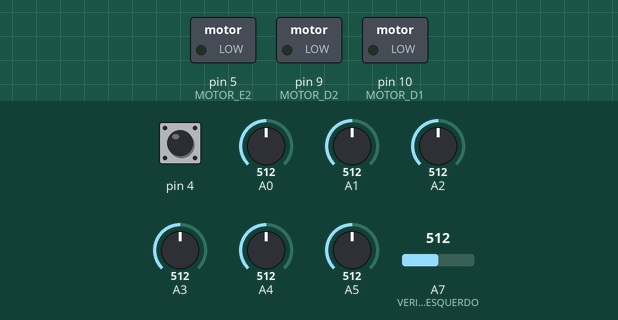
This sketch was run on a simulated Arduino Nano, built with avr-gcc and run on an emulated ATmega328P. Shown: switched loads named in the sketch (green lamp = pin HIGH). Inputs (shaded band) come from the test bench; at power-on: pin 4 HIGH, A0 = 512, A7 (VERIFICADOR_ESQUERDO) = 512, A1 = 512, A2 = 512, A3 = 512, A4 = 512, A5 = 512.

Above: at 1.3 s.
1.4 s: pin 4 pulled LOW for 1 s
At 2.3 s:
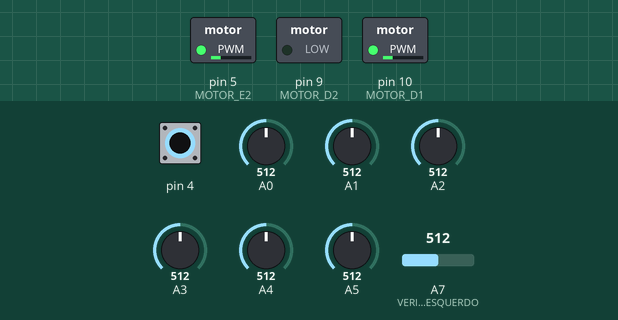
3.9 s: A0 set to 55
5.4 s: A0 set to 46
At 5.9 s:
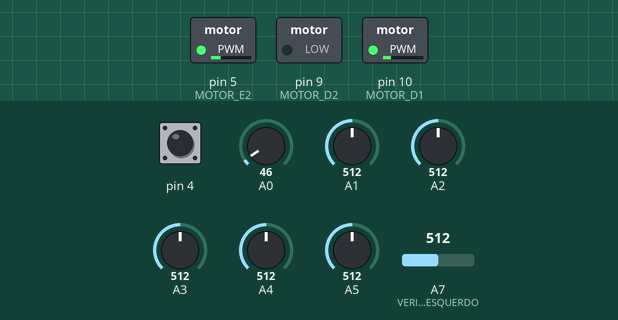
Timing chart, 0 to 6.1 s (numbered marks = the images above; inputs shaded):
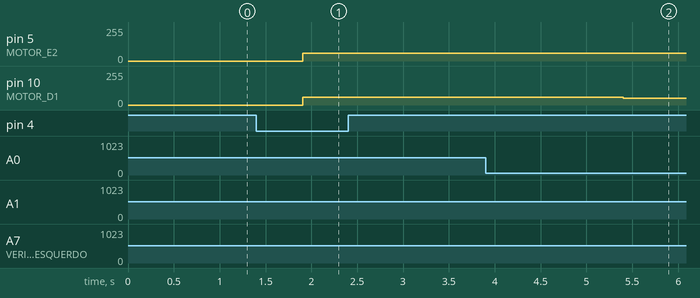

Measured:
- after the input at 1.4 s, pin 5 (MOTOR_E2), pin 10 (MOTOR_D1): 0/255 → 60/255 after 0.51 s
- after the input at 5.4 s, pin 10 (MOTOR_D1): 60/255 → 50/255 at once

The sketch:

seguidor06_06.ino
```cpp
/*
  Obs: portas dos verificadores: direita (digital 12)
                                 esquerda (analogica A7)
*/
#include <QTRSensors.h>
/* São aproximadamente 10 us para realizar uma única conversão analog - digital. Então, se
  NUM_SAMPLES_PER_SENSOR é de 4 e NUM_SENSORES é 6, demorará 4 * 6 * 100 us = ~2.5ms para fazer
  uma leitura completa. Aumentar esse parâmetro aumenta a quantidade de leitura ao custo de
  tempo de processamento.*//* São aproximadamente 10 us para realizar uma única conversão analog - digital. Então, se
  NUM_SAMPLES_PER_SENSOR é de 4 e NUM_SENSORES é 6, demorará 4 * 6 * 100 us = ~2.5ms para fazer
  uma leitura completa. Aumentar esse parâmetro aumenta a quantidade de leitura ao custo de
  tempo de processamento.*/
#define TAMANHO_FILA              19
#define NUM_SAMPLES_PER_SENSOR    4
#define MOTOR_E1                  6
#define MOTOR_E2                  5
#define MOTOR_D1                  10
#define MOTOR_D2                  9
#define DEBUG                     0
#define EMITTER_PIN               2
#define NUM_SENSORES              6
#define VBASE_CALIB               70
#define VBASE_CURVA               50
#define VBASE_RETA                60
#define VELOCIDADE_MAXIMA         200
#define VELOCIDADE_MINIMA         50
#define VERIFICADOR_ESQUERDO      A7
#define KP_CURVA                  10
#define KP_RETA                   30
#define BOTAO                     13
#define TEMPO_FINAL               15000
#define TEMPO_CALIB               2000
#define T1                        500
#define TEMPO_PARADA_C            50

unsigned short binSensors[NUM_SENSORES];
unsigned int sensorValues[NUM_SENSORES];
unsigned int position = 0;
unsigned int verificadorValue = 0;
unsigned int contadorLinhas = 0;
char VETOR_FILA[TAMANHO_FILA] = {'F','I','X','X','F','T', 'I', 'F', 'I', 'X', 'X','F', 'T', 'I', 'X', 'X', 'F', 'I', 'F'};
int POSICAO_MEDIA   =     ((NUM_SENSORES - 1) * 1000) / 2;
int DISTANCIA_MEDIA =     ((NUM_SENSORES - 1) * 10) / 2;
int parada                       = 0;
int base                         = 0;
int botao                        = 0;
int t0                           = 0;
int contador                     = 0;
float  velocidadeMotorDireito    = 0;
float  velocidadeMotorEsquerdo   = 0;
float deltaTime                  = 0;
float kp                         = KP_RETA;
float kd                         = 0;
float ki                         = 0;
float correcao                   = 0;
float erro                       = 0;
float erroAnterior               = 0;
float somatorioDeErro            = 0;
boolean flagVerificador          = false;
boolean estadoBotao              = false;
boolean flagCruzamento           = false;
boolean flag_curva               = false;
boolean flag_reta                = false;
/* QTRSensorsAnalog qtra(unsigned char* pins, unsigned char numSensors,
   unsigned int timeout, unsigned char emitterPin);*/
QTRSensorsAnalog sensores((unsigned char[]) {
  5, 4, 3, 2, 1, 0
}, NUM_SENSORES, NUM_SAMPLES_PER_SENSOR, EMITTER_PIN);

void setup() {
  if (DEBUG)
    Serial.begin(9600);
  pinMode(4, INPUT_PULLUP);
  delay(500);

  //calibraAutomatico();
  calibraManual();

  /*delay(500);
    for (int i = 0; i < 300; i++) {
    sensores.calibrate(QTR_EMITTERS_ON);
    }
    delay(1000);
    /* Faz a análise dos valores máximos e mínimos de todos
     os sensores. */
  if (DEBUG) {
    Serial.begin(9600);
    for (int i = 0; i < NUM_SENSORES; i++) {
      Serial.print(sensores.calibratedMinimumOn[i]);
      Serial.print('\t ');
    }
    Serial.println();
    for (int i = 0; i < NUM_SENSORES; i++) {
      Serial.print(sensores.calibratedMaximumOn[i]);
      Serial.print(' ');
    }
    delay(1000);
  }
}

void loop() {
char primeiraPosicao = leituraVetor();
seguirLinha(primeiraPosicao);
  if (DEBUG) {
    for (int i = 0; i < NUM_SENSORES; i++) {
      Serial.print(binSensors[i]);
      Serial.print('\t');
    }
    Serial.print("Botão: ");
    Serial.print(botao);
    Serial.print(" |erro: ");
    Serial.print(erro);
    Serial.print(" |Sensores na Linha: ");
    Serial.print(contadorLinhas);
    Serial.print(" |esquerdo: ");
    Serial.print(velocidadeMotorEsquerdo);
    Serial.print(" |direito: ");
    Serial.print(velocidadeMotorDireito);
    Serial.print(" |Cruzamento: ");
    Serial.print(flagCruzamento);
    Serial.print(" TIPO:  ");
    //    if (flagVerificador)
    Serial.println(primeiraPosicao);
    //    if (!flagVerificador)
    //      Serial.println("RETA");
  }
}

char leituraVetor(){
  char fila;
  verificaMarcacao();
  fila = VETOR_FILA[contador];

  return fila;
}

void parada_calibracao(unsigned long tempo)
{
  motorDireito(0);
  motorEsquerdo(0);
  delay(tempo);
}

void paradinha(unsigned long tempo)
{
  for (int i = 60; i > 0; i - 5) {
    motorDireito(i);
    motorEsquerdo(i);
    delay(20);
  }
}
void calibraManual() {
  estadoBotao = false;
  if (DEBUG)
    Serial.print("Calibrando...");
  do {
    sensores.calibrate(QTR_EMITTERS_ON);
    botao = digitalRead(4);
    Serial.println(estadoBotao);
    if (botao == 0){
      estadoBotao = true;
      break;
    }
  } while (!estadoBotao);
  delay(500);
  if(DEBUG)
    Serial.println(estadoBotao);
  estadoBotao = false;

  do {
    botao = digitalRead(4);
    if (botao == 0)
      estadoBotao = true;
  } while (!estadoBotao);
}

//Calibra girando um motor;
void calibraAutomatico() {
  int cont = 0;
  if (!DEBUG)
    motorDireito(VBASE_CALIB);
  do {
    sensores.calibrate(QTR_EMITTERS_ON);
    if (analogRead(A3) < 500 && analogRead(A2) < 500) {
      cont++;
      delay(500);
    }
  } while (cont < 3);
  parada_calibracao(300);
}

void seguirLinha(char fila) {
  if(fila == 'F'){
    controleReta();
  }
  else if(fila == 'I'){
    controleCurva();
  }
  else if(fila == 'X'){
    controleCurva();
  }
  else if(fila == 'T') {
    controleReta();
  }

  /*verificaCruzamento();
  //verificaCurva();
  iniciaCorrecao();
  if (erro <= 1.5 || erro >= -1.5) {
    controleReta();
  }
  else if (erro > 1.5 || erro < -1.5) {
    controleCurva();
  }
  */
}

void controleCurva() {
  flag_curva = true;
  flag_reta = false;
  int base = VBASE_CURVA;
  correcao = iniciaCorrecao();
  if (correcao == 0) {
    velocidadeMotorEsquerdo = base;
    velocidadeMotorDireito = base;
    if (!DEBUG) {
      motorEsquerdo(velocidadeMotorEsquerdo);
      motorDireito(velocidadeMotorDireito);
    }
  }
  else if (correcao < 0) {
    velocidadeMotorEsquerdo = abs(correcao - base);
    velocidadeMotorDireito = -abs(correcao - base) + correcao;
    if (velocidadeMotorEsquerdo > VELOCIDADE_MAXIMA)
      velocidadeMotorEsquerdo = VELOCIDADE_MAXIMA;
    if (velocidadeMotorDireito > -VELOCIDADE_MINIMA)
      velocidadeMotorDireito = -VELOCIDADE_MINIMA;
    if (velocidadeMotorDireito < -VELOCIDADE_MAXIMA)
      velocidadeMotorDireito = -VELOCIDADE_MAXIMA;
    if (!DEBUG)
      motorEsquerdo(velocidadeMotorEsquerdo);
    motorDireito(velocidadeMotorDireito);
  }
  else if (correcao > 0) {
    velocidadeMotorDireito = abs(correcao + base);
    velocidadeMotorEsquerdo = -abs(correcao + base) - correcao;
    if (velocidadeMotorDireito > VELOCIDADE_MAXIMA)
      velocidadeMotorDireito = VELOCIDADE_MAXIMA;
    if (velocidadeMotorEsquerdo > -VELOCIDADE_MINIMA)
      velocidadeMotorEsquerdo = -VELOCIDADE_MINIMA;
    if (velocidadeMotorEsquerdo < -VELOCIDADE_MAXIMA)
      velocidadeMotorEsquerdo = -VELOCIDADE_MAXIMA;
    if (!DEBUG)
      motorDireito(velocidadeMotorDireito);
    motorEsquerdo(velocidadeMotorEsquerdo);
  }
}
void controleReta() {
  base = VBASE_RETA;
  flag_reta = true;
  flag_curva = false;
  correcao = iniciaCorrecao();
  if (correcao == 0) {
    velocidadeMotorEsquerdo = base;
    velocidadeMotorDireito = base;
    if (!DEBUG) {
      motorEsquerdo(velocidadeMotorEsquerdo);
      motorDireito(velocidadeMotorDireito);
    }
  }
  else if (correcao < 0) {
    for (int i = 0; i > correcao; i--) {
      velocidadeMotorEsquerdo = abs(i - base);
      velocidadeMotorDireito = abs((i / 2) + base);
      if (velocidadeMotorEsquerdo > VELOCIDADE_MAXIMA)
        velocidadeMotorEsquerdo = VELOCIDADE_MAXIMA;
      if (velocidadeMotorDireito < VELOCIDADE_MINIMA)
        velocidadeMotorDireito = VELOCIDADE_MINIMA;
      if (!DEBUG) {
        motorEsquerdo(velocidadeMotorEsquerdo);
        motorDireito(velocidadeMotorDireito);
      }
    }
  }
  else if (correcao > 0) {
    for (int i = 0; i < correcao; i++) {
      velocidadeMotorDireito = abs(correcao + base);
      velocidadeMotorEsquerdo = abs((correcao / 2) - base);
      if (velocidadeMotorDireito > VELOCIDADE_MAXIMA)
        velocidadeMotorDireito = VELOCIDADE_MAXIMA;
      if (velocidadeMotorEsquerdo < VELOCIDADE_MINIMA)
        velocidadeMotorEsquerdo = VELOCIDADE_MINIMA;
      if (!DEBUG) {
        motorDireito(velocidadeMotorDireito);
        motorEsquerdo(velocidadeMotorEsquerdo);
      }
    }
  }
}

void verificaCruzamento() {
  if (contadorLinhas > 3) {
    flagCruzamento = true;
    motorDireito(50);
    motorEsquerdo(50);
    delay(400);
    flagCruzamento = false;
  }
}

  void verificaMarcacao() {
  verificadorValue = analogRead(VERIFICADOR_ESQUERDO);
  if (verificadorValue < 500 && millis() - t0 > 200) {
    t0 = millis();
    contador++;
  }
}

void leituraBin() {
  //Nessa linha de comando, os valores, já calibrados, são distribuidos no array "sensorValues", com o comando readLine. "position" neste caso não está sendo utilizado, mas sensorValues
  //têm seu valor alterado
  position = sensores.readLine(sensorValues, true);
  contadorLinhas = 0;
  for (int i = 0; i < NUM_SENSORES; i++) {
    if (sensorValues[i] < 50) {
      binSensors[i] = 1;
      contadorLinhas++; // Quantos sensores estão vendo linha
    }
    else binSensors[i] = 0;
  }
}

float posicaoBin() {
  leituraBin();
  int posicao = 0;
  if (contadorLinhas == 3) {
    if (binSensors[0] == 1 && binSensors[1] == 1 && binSensors[2] == 1)
      return 1.5;
    else if (binSensors[1] == 1 && binSensors[2] == 1 && binSensors[3] == 1)
      return 0.5;
    else if (binSensors[2] == 1 && binSensors[3] == 1 && binSensors[4] == 1)
      return -0.5;
    else if (binSensors[3] == 1 && binSensors[4] == 1 && binSensors[5] == 1)
      return -1.5;
  }
  else if (contadorLinhas == 2) {
    if (binSensors[0] == 1 && binSensors[1] == 1)
      return 2.5;
    else if (binSensors[1] == 1 && binSensors[2] == 1)
      return 1.0;
    else if (binSensors[2] == 1 && binSensors[3] == 1)
      return 0;
    else if (binSensors[3] == 1 && binSensors[4] == 1)
      return -1.0;
    else if (binSensors[4] == 1 && binSensors[5] == 1)
      return -2.5;
  }
  else if (contadorLinhas == 1) {
    if (binSensors[0] == 1)
      return 3.0;
    if (binSensors[1] == 1)
      return 1.5;
    else if (binSensors[2] == 1)
      return 0.5;
    else if (binSensors[3] == 1)
      return -0.5;
    else if (binSensors[4] == 1)
      return -1.5;
    else if (binSensors[5] == 1)
      return -3.0;
  }
  else if (contadorLinhas == 0) {
    return erroAnterior;
  }
}

float iniciaCorrecao() {
  erro = posicaoBin();
  erroAnterior = erro;
  //return  (kp * erro) + (kd * (erro - erroAnterior)) + (ki * somatorioDeErro);
  if (flag_reta) {
    kp = KP_RETA;
    return (kp * erro) + (kd * (erro - erroAnterior)) + (ki * somatorioDeErro);
  }
  else if (flag_curva) {
    kp = KP_CURVA;
    return  (kp * erro) + (kd * (erro - erroAnterior)) + (ki * somatorioDeErro);
  }
}\

//Função para permitir apenas potências abaixo da máxima
int limitadorPotencia(int potencia) {
  int novaPotencia = potencia;
  if (abs(potencia) > VELOCIDADE_MAXIMA) {
    novaPotencia = VELOCIDADE_MAXIMA;
  }
  return novaPotencia;
}
//Controla o motor esquerdo para uma dada potência após ser limitada
void motorEsquerdo(int pwr) {
  //int pwr = limitadorPotencia(potencia);
  if (DEBUG == 0) {
    if (pwr < 0) {
      analogWrite(MOTOR_E1, abs(pwr));
      digitalWrite(MOTOR_E2, LOW);
    }
    else {
      analogWrite(MOTOR_E2, abs(pwr));
      digitalWrite(MOTOR_E1, LOW);
    }
  }
}
//Controla o motor direito para uma dada potência após ser limitada
void motorDireito(int pwr) {
  //int pwr = limitadorPotencia(potencia);
  if (DEBUG == 0) {
    if (pwr < 0) {
      digitalWrite(MOTOR_D1, LOW);
      analogWrite(MOTOR_D2, abs(pwr));
    }
    else {
      digitalWrite(MOTOR_D2, LOW);
      analogWrite(MOTOR_D1, abs(pwr));
    }
  }
}

void paradaTempo() {
  unsigned long tempoParada = TEMPO_FINAL;
  unsigned long tempoInicio = millis();
  if ((tempoInicio - millis()) >= tempoParada) {
    if (DEBUG)
      Serial.println("Fim do trajeto. Parando");
    else {
      for (int i = base; i > 0; i - 50) {
        motorDireito(i);
        motorEsquerdo(i);
      }
    }
  }
}
```
